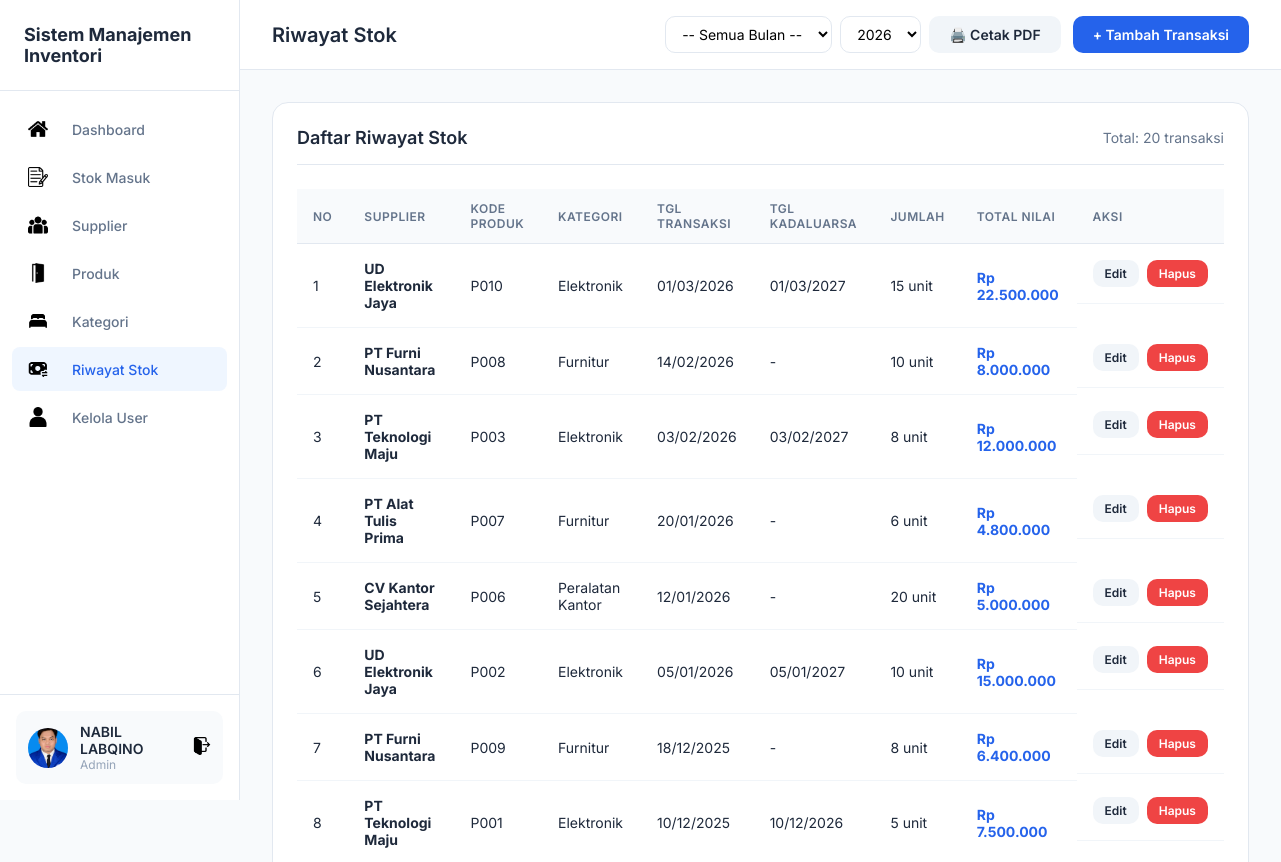
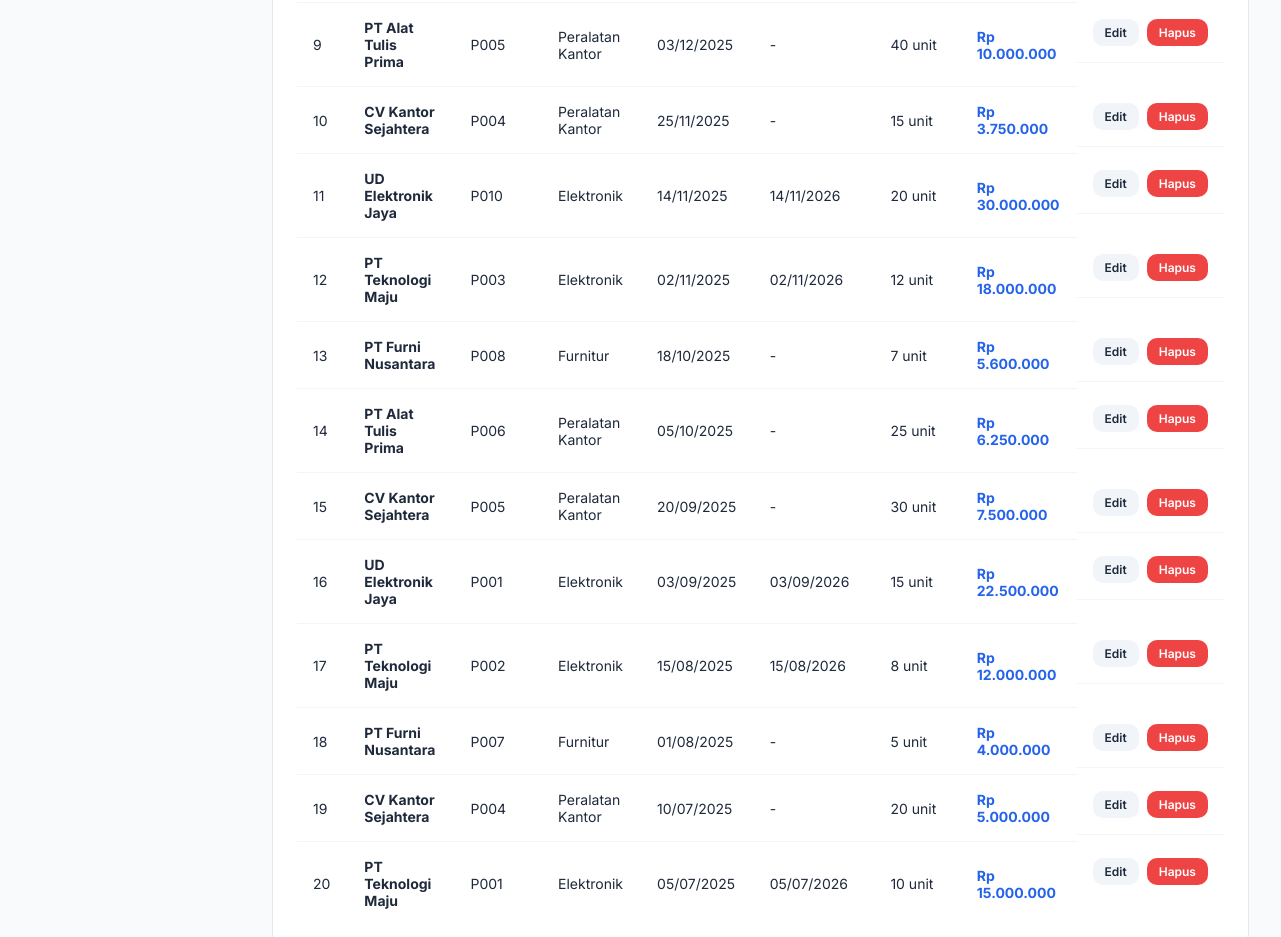
The app's page /riwayat_stok/TampilRiwayatStok.php (signed in) with its own data (2 pictures, top to bottom).
### tables this page shows
CREATE TABLE `transaksi_stok` (
  `id_transaksi` int(11) NOT NULL,
  `id_supplier` int(11) NOT NULL,
  `kode_produk` varchar(10) NOT NULL,
  `tgl_transaksi` date NOT NULL,
  `tgl_kadaluarsa` date DEFAULT NULL,
  `jumlah` int(11) NOT NULL,
  `total_nilai` decimal(15,2) NOT NULL
);

CREATE TABLE `supplier` (
  `id_supplier` int(11) NOT NULL,
  `nama` varchar(100) NOT NULL,
  `alamat` text DEFAULT NULL,
  `no_telp` varchar(20) DEFAULT NULL,
  `no_npwp` varchar(20) DEFAULT NULL,
  `jenis_supplier` varchar(20) NOT NULL
);

CREATE TABLE `produk` (
  `kode_produk` varchar(10) NOT NULL,
  `id_kategori` int(11) NOT NULL,
  `lokasi` varchar(20) NOT NULL
);

CREATE TABLE `kategori` (
  `id_kategori` int(11) NOT NULL,
  `nama_kategori` varchar(50) NOT NULL,
  `harga_satuan` decimal(15,2) NOT NULL,
  `stok_minimum` int(11) NOT NULL,
  `foto` varchar(255) DEFAULT NULL
);

### riwayat_stok/TampilRiwayatStok.php (the view, shortened to what this page needs)
<?php
include "../koneksi.php";
$result = mysqli_query(
    $koneksi,
    "SELECT ts.*, s.nama, p.kode_produk as kode, k.nama_kategori, k.harga_satuan
     FROM transaksi_stok ts
     JOIN supplier s ON ts.id_supplier = s.id_supplier
     JOIN produk p ON ts.kode_produk = p.kode_produk
     JOIN kategori k ON p.id_kategori = k.id_kategori
     ORDER BY ts.id_transaksi DESC"
);
?>
<!DOCTYPE html>
<html lang="id">
<head>
    <link rel="stylesheet" href="../css/dashboard.css">
</head>
<body>
    <div class="dashboard">
        <?php include '../includes/sidebar.php'; ?>
        <main class="main">
            <header class="header">
                <h1 class="page-title">Riwayat Stok</h1>
                <div class="header-right" style="display: flex; gap: 12px; align-items: center;">
                    <form action="CetakRiwayatStokPdf.php" method="GET" target="_blank"
                        style="display: flex; gap: 8px; align-items: center;">
                        <select name="bulan" class="form-control" style="width: auto; padding: 8px 12px;">
                            <option value="">-- Semua Bulan --</option>
                        </select>
                        <select name="tahun" class="form-control" style="width: auto; padding: 8px 12px;">
                            <?php
                            $tahun_query = mysqli_query($koneksi, "SELECT DISTINCT YEAR(tgl_transaksi) as tahun FROM transaksi_stok ORDER BY tahun DESC");
                            while ($t = mysqli_fetch_assoc($tahun_query)): ?>
                                <option value="<?= $t['tahun'] ?>"><?= $t['tahun'] ?></option>
                            <?php endwhile; ?>
                        </select>
                        <button type="submit" class="btn btn-secondary">🖨️ Cetak PDF</button>
                    </form>
                    <a href="TambahTransaksiStok.php" class="btn btn-primary">+ Tambah Transaksi</a>
                </div>
            </header>
            <div class="content">
                <div class="card">
                    <div class="card-header">
                        <h3 class="card-title">Daftar Riwayat Stok</h3>
                        <span style="color: var(--text-gray); font-size: 14px;">Total: <?= mysqli_num_rows($result) ?>
                            transaksi</span>
                    </div>
                    <div class="table-responsive">
                        <table class="table">
                            <thead>
                                <tr>
                                    <th>No</th>
                                    <th>Supplier</th>
                                    <th>Kode Produk</th>
                                    <th>Kategori</th>
                                    <th>Tgl Transaksi</th>
                                    <th>Tgl Kadaluarsa</th>
                                    <th>Jumlah</th>
                                    <th>Total Nilai</th>
                                    <th>Aksi</th>
                                </tr>
                            </thead>
                            <tbody>
                                <?php $no = 1;
                                while ($row = mysqli_fetch_assoc($result)): ?>
                                    <tr>
                                        <td><?= $no++ ?></td>
                                        <td><strong><?= htmlspecialchars($row['nama']) ?></strong></td>
                                        <td><?= htmlspecialchars($row['kode']) ?></td>
                                        <td><?= htmlspecialchars($row['nama_kategori']) ?></td>
                                        <td><?= date('d/m/Y', strtotime($row['tgl_transaksi'])) ?></td>
                                        <td><?= $row['tgl_kadaluarsa'] ? date('d/m/Y', strtotime($row['tgl_kadaluarsa'])) : '-' ?></td>
                                        <td><?= $row['jumlah'] ?> unit</td>
                                        <td><strong style="color: var(--primary);">Rp
                                                <?= number_format($row['total_nilai'], 0, ',', '.') ?></strong></td>
                                        <td class="actions">
                                            <a href="KoreksiTransaksiStok.php?id=<?= $row['id_transaksi'] ?>"
                                                class="btn btn-sm btn-secondary">Edit</a>
                                            <a href="HapusTransaksiStok.php?id=<?= $row['id_transaksi'] ?>"
                                                class="btn btn-sm btn-danger"
                                                onclick="return confirm('Hapus transaksi ini?')">Hapus</a>
                                        </td>
                                    </tr>
                                <?php endwhile; ?>
                            </tbody>
                        </table>
                    </div>
                </div>
            </div>
        </main>
    </div>
</body>
</html>

### css/dashboard.css (style rules this page uses)
:root { --primary: #2563eb; --primary-dark: #1d4ed8; --bg-main: #f8fafc; --bg-card: #ffffff; --text-dark: #1e293b; --text-gray: #64748b; --text-light: #94a3b8; --border: #e2e8f0; --success: #22c55e; --danger: #ef4444; --warning: #f59e0b; --sidebar-width: 240px; }
* { margin: 0; padding: 0; box-sizing: border-box; }
body { font-family: 'Inter', -apple-system, sans-serif; background: var(--bg-main); color: var(--text-dark); }
.dashboard { display: flex; min-height: 100vh; }
.main { flex: 1; margin-left: var(--sidebar-width); }
.header { background: var(--bg-card); padding: 16px 32px; display: flex; justify-content: space-between; align-items: center; border-bottom: 1px solid var(--border); position: sticky; top: 0; z-index: 100; }
.page-title { font-size: 20px; font-weight: 600; color: var(--text-dark); }
.header-right { display: flex; align-items: center; gap: 16px; }
.content { padding: 32px; }
.card { background: var(--bg-card); border-radius: 16px; border: 1px solid var(--border); padding: 24px; margin-bottom: 24px; }
.card-header { display: flex; justify-content: space-between; align-items: center; margin-bottom: 24px; padding-bottom: 16px; border-bottom: 1px solid var(--border); }
.card-title { font-size: 18px; font-weight: 600; color: var(--text-dark); }
.btn { display: inline-flex; align-items: center; gap: 8px; padding: 10px 20px; border-radius: 10px; font-size: 14px; font-weight: 600; text-decoration: none; border: none; cursor: pointer; transition: all 0.2s; font-family: inherit; }
.btn-primary { background: var(--primary); color: #fff; }
.btn-danger { background: var(--danger); color: #fff; }
.btn-secondary { background: #f1f5f9; color: var(--text-dark); }
.btn-sm { padding: 6px 12px; font-size: 12px; }
.form-control { width: 100%; padding: 12px 16px; border: 1px solid var(--border); border-radius: 10px; font-size: 14px; font-family: inherit; background: var(--bg-card); transition: border-color 0.2s, box-shadow 0.2s; }
select.form-control { cursor: pointer; }
.table-responsive { overflow-x: auto; }
.table { width: 100%; border-collapse: collapse; }
.table th { text-align: left; padding: 12px 16px; background: #f8fafc; font-size: 12px; font-weight: 600; color: var(--text-gray); text-transform: uppercase; letter-spacing: 0.5px; border-bottom: 1px solid var(--border); }
.table td { padding: 16px; border-bottom: 1px solid #f1f5f9; font-size: 14px; color: var(--text-dark); }
.table tr:last-child td { border-bottom: none; }
.table .actions { display: flex; gap: 8px; }

### records on screen
transaksi_stok: id_supplier.nama "UD Elektronik Jaya", kode_produk.kode_produk "P010", kategori.nama_kategori "Elektronik", tgl_transaksi "01/03/2026", tgl_kadaluarsa "01/03/2027", jumlah "15", total_nilai "22.500.000"
transaksi_stok: id_supplier.nama "PT Furni Nusantara", kode_produk.kode_produk "P008", kategori.nama_kategori "Furnitur", tgl_transaksi "14/02/2026", jumlah "10", total_nilai "8.000.000"
transaksi_stok: id_supplier.nama "PT Teknologi Maju", kode_produk.kode_produk "P003", kategori.nama_kategori "Elektronik", tgl_transaksi "03/02/2026", tgl_kadaluarsa "03/02/2027", jumlah "8", total_nilai "12.000.000"
transaksi_stok: id_supplier.nama "PT Alat Tulis Prima", kode_produk.kode_produk "P007", kategori.nama_kategori "Furnitur", tgl_transaksi "20/01/2026", jumlah "6", total_nilai "4.800.000"
transaksi_stok: id_supplier.nama "CV Kantor Sejahtera", kode_produk.kode_produk "P006", kategori.nama_kategori "Peralatan Kantor", tgl_transaksi "12/01/2026", jumlah "20", total_nilai "5.000.000"
transaksi_stok: id_supplier.nama "UD Elektronik Jaya", kode_produk.kode_produk "P002", kategori.nama_kategori "Elektronik", tgl_transaksi "05/01/2026", tgl_kadaluarsa "05/01/2027", jumlah "10", total_nilai "15.000.000"
transaksi_stok: id_supplier.nama "PT Furni Nusantara", kode_produk.kode_produk "P009", kategori.nama_kategori "Furnitur", tgl_transaksi "18/12/2025", jumlah "8", total_nilai "6.400.000"
transaksi_stok: id_supplier.nama "PT Teknologi Maju", kode_produk.kode_produk "P001", kategori.nama_kategori "Elektronik", tgl_transaksi "10/12/2025", tgl_kadaluarsa "10/12/2026", jumlah "5", total_nilai "7.500.000"
transaksi_stok: id_supplier.nama "PT Alat Tulis Prima", kode_produk.kode_produk "P005", kategori.nama_kategori "Peralatan Kantor", tgl_transaksi "03/12/2025", jumlah "40", total_nilai "10.000.000"
transaksi_stok: id_supplier.nama "CV Kantor Sejahtera", kode_produk.kode_produk "P004", kategori.nama_kategori "Peralatan Kantor", tgl_transaksi "25/11/2025", jumlah "15", total_nilai "3.750.000"
transaksi_stok: id_supplier.nama "UD Elektronik Jaya", kode_produk.kode_produk "P010", kategori.nama_kategori "Elektronik", tgl_transaksi "14/11/2025", tgl_kadaluarsa "14/11/2026", jumlah "20", total_nilai "30.000.000"
transaksi_stok: id_supplier.nama "PT Teknologi Maju", kode_produk.kode_produk "P003", kategori.nama_kategori "Elektronik", tgl_transaksi "02/11/2025", tgl_kadaluarsa "02/11/2026", jumlah "12", total_nilai "18.000.000"
transaksi_stok: id_supplier.nama "PT Furni Nusantara", kode_produk.kode_produk "P008", kategori.nama_kategori "Furnitur", tgl_transaksi "18/10/2025", jumlah "7", total_nilai "5.600.000"
transaksi_stok: id_supplier.nama "PT Alat Tulis Prima", kode_produk.kode_produk "P006", kategori.nama_kategori "Peralatan Kantor", tgl_transaksi "05/10/2025", jumlah "25", total_nilai "6.250.000"
transaksi_stok: id_supplier.nama "CV Kantor Sejahtera", kode_produk.kode_produk "P005", kategori.nama_kategori "Peralatan Kantor", tgl_transaksi "20/09/2025", jumlah "30", total_nilai "7.500.000"
transaksi_stok: id_supplier.nama "UD Elektronik Jaya", kode_produk.kode_produk "P001", kategori.nama_kategori "Elektronik", tgl_transaksi "03/09/2025", tgl_kadaluarsa "03/09/2026", jumlah "15", total_nilai "22.500.000"
transaksi_stok: id_supplier.nama "PT Teknologi Maju", kode_produk.kode_produk "P002", kategori.nama_kategori "Elektronik", tgl_transaksi "15/08/2025", tgl_kadaluarsa "15/08/2026", jumlah "8", total_nilai "12.000.000"
transaksi_stok: id_supplier.nama "PT Furni Nusantara", kode_produk.kode_produk "P007", kategori.nama_kategori "Furnitur", tgl_transaksi "01/08/2025", jumlah "5", total_nilai "4.000.000"
transaksi_stok: id_supplier.nama "CV Kantor Sejahtera", kode_produk.kode_produk "P004", kategori.nama_kategori "Peralatan Kantor", tgl_transaksi "10/07/2025", jumlah "20", total_nilai "5.000.000"
transaksi_stok: id_supplier.nama "PT Teknologi Maju", kode_produk.kode_produk "P001", kategori.nama_kategori "Elektronik", tgl_transaksi "05/07/2025", tgl_kadaluarsa "05/07/2026", jumlah "10", total_nilai "15.000.000"

### other values on screen
$_SESSION['nama'] "NABIL LABQINO"
mysqli_num_rows($result) "20"
form field tahun "2026"
